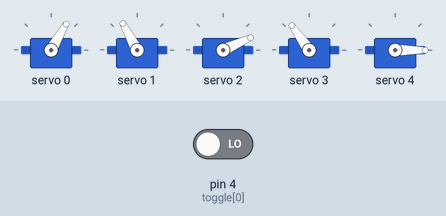
This sketch was run on a simulated Arduino Uno, built with avr-gcc and run on an emulated ATmega328P. Shown: 5 × servo. The test bench sets the inputs (shaded band); at power-on: pin 4 (toggle[0]) LOW. What the sketch prints to the serial monitor is not drawn.

Above: at 1.05 s.
At 1.8 s:
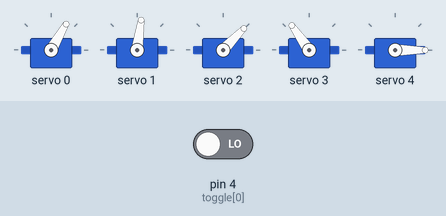
At 2.6 s:
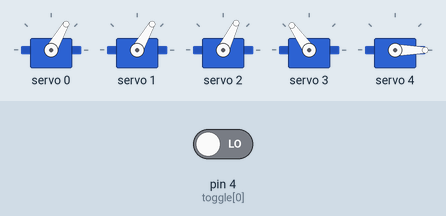
At 3.4 s:
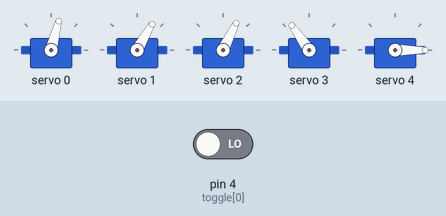
At 4.2 s:
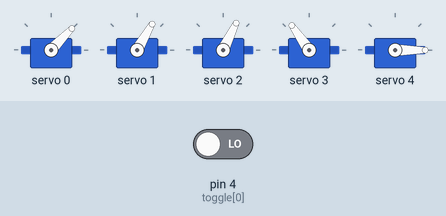
At 7.4 s:
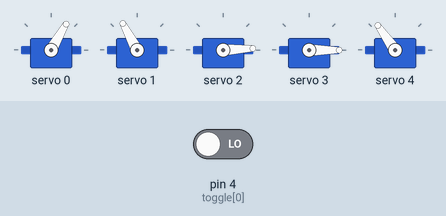
Timing chart, 0 to 9.3 s (numbered marks = the images above):
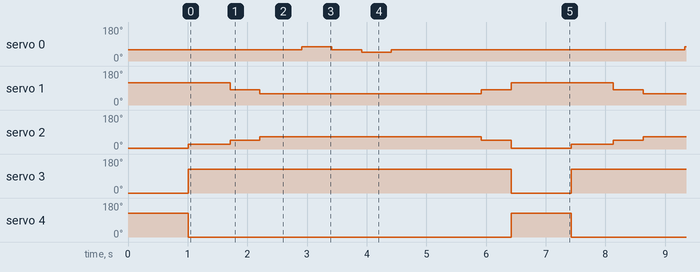

The sketch:

Servo_Set.ino
```cpp
#include <Wire.h>
#include <Adafruit_PWMServoDriver.h>

#define SERVO_MIN  500 // This is the 'minimum' pulse length count (out of 4096)
#define SERVO_MAX  2500 // This is the 'maximum' pulse length count (out of 4096)
#define SERVO_FREQ 50 // Analog servos run at ~50 Hz updates


Adafruit_PWMServoDriver pwm = Adafruit_PWMServoDriver();
const int servo[5] = {0, 1, 2, 3, 4};
const int toggle[1] = {4};

void setup() {

  pwm.begin();
  Serial.begin(9600);

  pinMode(toggle[1], INPUT_PULLUP);

  pwm.setPWMFreq(SERVO_FREQ);  // Analog servos run at ~50 Hz updates

idle();

}

void loop() {
  Serial.println(digitalRead(toggle[0]));
//  if(digitalRead(toggle[0]) == LOW){
//    Serial.println("VoltageLow");
//    pwm.setPWM(0, 0, pulseWidth(180));
//    // if the this is brooken before the servo has finished then return to the initial position and break the if statement.
//    delay (1000);
//    pwm.setPWM(0, 0, pulseWidth(0));
//    delay (2000);
//  }
//
//


 //delay(5000);


 armOutExtension();

 armRetractIdle();


}

int pulseWidth(int angle){
  int pulseWide, analogValue;
  pulseWide = map(angle, 0, 270, SERVO_MIN, SERVO_MAX);
  analogValue = int(float(pulseWide) / 1000000 * SERVO_FREQ * 4096);
  return analogValue;
}

void openWindow(){
  pwm.setPWM(3, 0, pulseWidth(180)); //right window open servo, rest 0 degrees, open 135 degrees
  pwm.setPWM(4, 0, pulseWidth(0)); //Left window open servo, rest 180 degrees, open 45 degrees
}

void closeWindow(){
  pwm.setPWM(3, 0, pulseWidth(0)); //right window open servo, rest 0 degrees, open 135 degrees
  pwm.setPWM(4, 0, pulseWidth(180)); //Left window open servo, rest 180 degrees, open 45 degrees

}
void idle() {
 pwm.setPWM(0, 0, pulseWidth(90)); //Base servo
  pwm.setPWM(1, 0, pulseWidth(170)); //Lower arm servo
  pwm.setPWM(2, 0, pulseWidth(10)); //Upper arm servo
  closeWindow();
  delay(1000);
}

void armOutExtension(){ //this will need to change for each switch
   openWindow();


  pwm.setPWM(2, 0, pulseWidth(40)); //Upper arm servo
  delay(700);
   pwm.setPWM(1, 0, pulseWidth(120));//Lower arm servo/90
  pwm.setPWM(2, 0, pulseWidth(70)); //Upper arm servo //85
  delay(500);
  pwm.setPWM(1, 0, pulseWidth(90)); //Lower arm servo/90
  pwm.setPWM(2, 0, pulseWidth(95)); //upper arm servo/90
  delay(700);
  pwm.setPWM(0, 0, pulseWidth(110));//base servo CHANGE THIS PER FUNCTION
  delay(500);
  pwm.setPWM(0, 0, pulseWidth(90));//base servo CHANGE THIS PER FUNCTION
 delay(500);
 pwm.setPWM(0, 0, pulseWidth(70));//base servo CHANGE THIS PER FUNCTION
 delay(500);
}


void armRetractIdle(){
  pwm.setPWM(0, 0, pulseWidth(90));//base servo CHANGE THIS PER FUNCTION
  delay(500);
  pwm.setPWM(2, 0, pulseWidth(95)); //upper arm servo/90
   pwm.setPWM(1, 0, pulseWidth(90)); //Lower arm servo/90
    delay(1000);
   pwm.setPWM(1, 0, pulseWidth(120));//Lower arm servo/90
  pwm.setPWM(2, 0, pulseWidth(70)); //Upper arm servo //85
  delay(500);
  closeWindow();
  idle();
}
```

Measured:
- by itself, servo 0: repeats every 6.4 s: 60° 0.50 s, 46° 0.50 s, 60° 4.9 s, 75° 0.50 s
- by itself, servo 1: repeats every 6.4 s: 60° 3.7 s, 82° 0.51 s, 118° 1.7 s, 82° 0.50 s
- by itself, servo 2: repeats every 6.4 s: 46° 0.50 s, 64° 3.7 s, 46° 0.51 s, 3° 1.0 s, 24° 0.70 s
- by itself, servo 3: alternates 125° for 5.4 s and 0° for 1.0 s
- by itself, servo 4: alternates 125° for 1.0 s and 0° for 5.4 s
